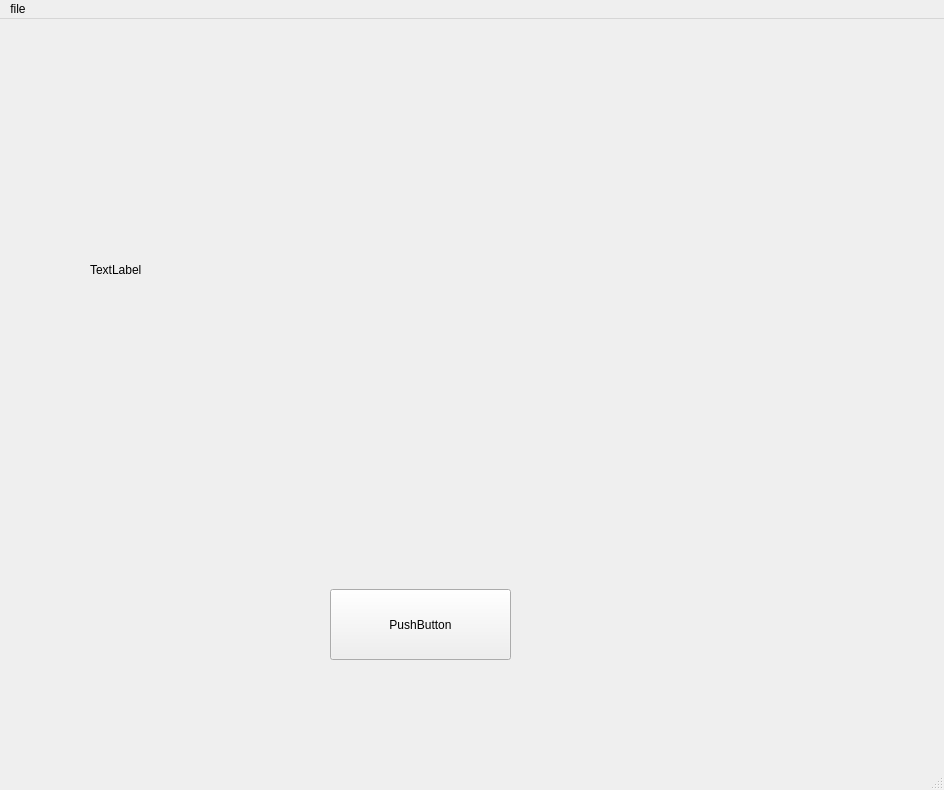
<?xml version="1.0" encoding="UTF-8"?>
<ui version="4.0">
 <class>MainWindow</class>
 <widget class="QMainWindow" name="MainWindow">
  <property name="geometry">
   <rect>
    <x>0</x>
    <y>0</y>
    <width>944</width>
    <height>790</height>
   </rect>
  </property>
  <property name="windowTitle">
   <string>MainWindow</string>
  </property>
  <widget class="QWidget" name="centralwidget">
   <widget class="QLabel" name="label">
    <property name="geometry">
     <rect>
      <x>90</x>
      <y>50</y>
      <width>561</width>
      <height>401</height>
     </rect>
    </property>
    <property name="text">
     <string>TextLabel</string>
    </property>
   </widget>
   <widget class="QPushButton" name="pushButton">
    <property name="geometry">
     <rect>
      <x>330</x>
      <y>570</y>
      <width>181</width>
      <height>71</height>
     </rect>
    </property>
    <property name="text">
     <string>PushButton</string>
    </property>
   </widget>
  </widget>
  <widget class="QMenuBar" name="menubar">
   <property name="geometry">
    <rect>
     <x>0</x>
     <y>0</y>
     <width>944</width>
     <height>24</height>
    </rect>
   </property>
   <widget class="QMenu" name="menufind">
    <property name="title">
     <string>file</string>
    </property>
    <addaction name="actionopen"/>
    <addaction name="actionexit"/>
   </widget>
   <addaction name="menufind"/>
  </widget>
  <widget class="QStatusBar" name="statusbar"/>
  <action name="actionopen">
   <property name="text">
    <string>open</string>
   </property>
  </action>
  <action name="actionexit">
   <property name="text">
    <string>exit</string>
   </property>
  </action>
  <action name="actionsimple">
   <property name="text">
    <string>simple</string>
   </property>
  </action>
 </widget>
 <resources/>
 <connections>
  <connection>
   <sender>actionexit</sender>
   <signal>triggered()</signal>
   <receiver>MainWindow</receiver>
   <slot>close()</slot>
   <hints>
    <hint type="sourcelabel">
     <x>-1</x>
     <y>-1</y>
    </hint>
    <hint type="destinationlabel">
     <x>466</x>
     <y>321</y>
    </hint>
   </hints>
  </connection>
 </connections>
</ui>
